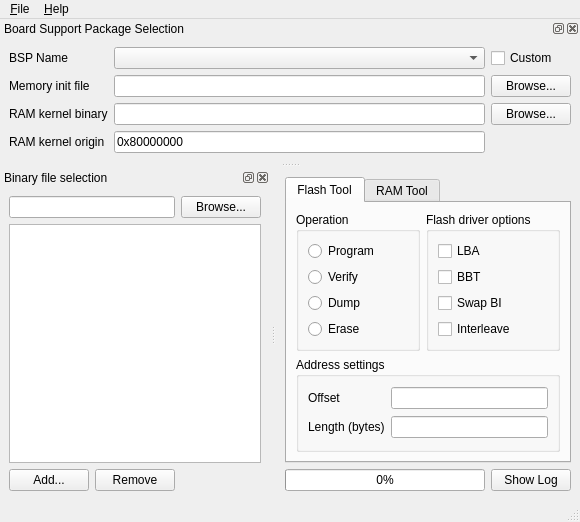
<?xml version="1.0" encoding="UTF-8"?>
<ui version="4.0">
 <class>MainWindow</class>
 <widget class="QMainWindow" name="MainWindow">
  <property name="geometry">
   <rect>
    <x>0</x>
    <y>0</y>
    <width>580</width>
    <height>516</height>
   </rect>
  </property>
  <property name="windowTitle">
   <string>MX Toolkit UI</string>
  </property>
  <property name="dockNestingEnabled">
   <bool>false</bool>
  </property>
  <property name="dockOptions">
   <set>QMainWindow::AllowTabbedDocks|QMainWindow::AnimatedDocks</set>
  </property>
  <widget class="QWidget" name="centralwidget">
   <layout class="QGridLayout" name="gridLayout_2">
    <item row="0" column="0" colspan="2">
     <widget class="QTabWidget" name="tabWidget">
      <property name="sizePolicy">
       <sizepolicy hsizetype="Preferred" vsizetype="Preferred">
        <horstretch>0</horstretch>
        <verstretch>0</verstretch>
       </sizepolicy>
      </property>
      <property name="currentIndex">
       <number>0</number>
      </property>
      <widget class="QWidget" name="tab_2">
       <attribute name="title">
        <string>Flash Tool</string>
       </attribute>
       <layout class="QGridLayout" name="gridLayout_4">
        <item row="0" column="0">
         <widget class="QGroupBox" name="groupBox_5">
          <property name="sizePolicy">
           <sizepolicy hsizetype="Preferred" vsizetype="Maximum">
            <horstretch>0</horstretch>
            <verstretch>0</verstretch>
           </sizepolicy>
          </property>
          <property name="title">
           <string>Operation</string>
          </property>
          <layout class="QVBoxLayout" name="verticalLayout_7">
           <item>
            <widget class="QRadioButton" name="program_radio_button">
             <property name="text">
              <string>Program</string>
             </property>
            </widget>
           </item>
           <item>
            <widget class="QRadioButton" name="verify_radio_button">
             <property name="text">
              <string>Verify</string>
             </property>
            </widget>
           </item>
           <item>
            <widget class="QRadioButton" name="dump_radio_button">
             <property name="text">
              <string>Dump</string>
             </property>
            </widget>
           </item>
           <item>
            <widget class="QRadioButton" name="erase_radio_button">
             <property name="text">
              <string>Erase</string>
             </property>
            </widget>
           </item>
          </layout>
         </widget>
        </item>
        <item row="1" column="0" colspan="2">
         <widget class="QGroupBox" name="groupBox_7">
          <property name="title">
           <string>Address settings</string>
          </property>
          <layout class="QGridLayout" name="gridLayout_5">
           <item row="0" column="0">
            <widget class="QLabel" name="label_4">
             <property name="text">
              <string>Offset</string>
             </property>
            </widget>
           </item>
           <item row="0" column="1">
            <widget class="QLineEdit" name="operation_address_lineedit">
             <property name="alignment">
              <set>Qt::AlignLeading|Qt::AlignLeft|Qt::AlignTop</set>
             </property>
            </widget>
           </item>
           <item row="1" column="0">
            <widget class="QLabel" name="label_5">
             <property name="text">
              <string>Length (bytes)</string>
             </property>
            </widget>
           </item>
           <item row="1" column="1">
            <widget class="QLineEdit" name="operation_length_lineedit">
             <property name="alignment">
              <set>Qt::AlignLeading|Qt::AlignLeft|Qt::AlignTop</set>
             </property>
            </widget>
           </item>
          </layout>
         </widget>
        </item>
        <item row="0" column="1">
         <widget class="QGroupBox" name="groupBox_4">
          <property name="sizePolicy">
           <sizepolicy hsizetype="Preferred" vsizetype="Maximum">
            <horstretch>0</horstretch>
            <verstretch>0</verstretch>
           </sizepolicy>
          </property>
          <property name="title">
           <string>Flash driver options</string>
          </property>
          <property name="alignment">
           <set>Qt::AlignLeading|Qt::AlignLeft|Qt::AlignTop</set>
          </property>
          <layout class="QVBoxLayout" name="verticalLayout_6">
           <item>
            <widget class="QCheckBox" name="flash_lba_checkbox">
             <property name="text">
              <string>LBA</string>
             </property>
            </widget>
           </item>
           <item>
            <widget class="QCheckBox" name="flash_bbt_checkbox">
             <property name="text">
              <string>BBT</string>
             </property>
            </widget>
           </item>
           <item>
            <widget class="QCheckBox" name="flash_swap_bi_checkbox">
             <property name="text">
              <string>Swap BI</string>
             </property>
            </widget>
           </item>
           <item>
            <widget class="QCheckBox" name="flash_interleave_checkbox">
             <property name="text">
              <string>Interleave</string>
             </property>
            </widget>
           </item>
          </layout>
         </widget>
        </item>
       </layout>
      </widget>
      <widget class="QWidget" name="tab">
       <property name="cursor">
        <cursorShape>ArrowCursor</cursorShape>
       </property>
       <attribute name="title">
        <string>RAM Tool</string>
       </attribute>
       <layout class="QGridLayout" name="gridLayout_7">
        <item row="1" column="0" colspan="2">
         <widget class="QGroupBox" name="groupBox_10">
          <property name="title">
           <string>Address settings</string>
          </property>
          <layout class="QGridLayout" name="gridLayout_6">
           <item row="0" column="0">
            <widget class="QLabel" name="label_7">
             <property name="text">
              <string>Start address</string>
             </property>
            </widget>
           </item>
           <item row="0" column="1">
            <widget class="QLineEdit" name="memory_operation_address_lineedit">
             <property name="alignment">
              <set>Qt::AlignLeading|Qt::AlignLeft|Qt::AlignTop</set>
             </property>
            </widget>
           </item>
           <item row="1" column="1">
            <widget class="QLineEdit" name="memory_operation_length_lineedit">
             <property name="alignment">
              <set>Qt::AlignLeading|Qt::AlignLeft|Qt::AlignTop</set>
             </property>
            </widget>
           </item>
           <item row="1" column="0">
            <widget class="QLabel" name="label_8">
             <property name="text">
              <string>Test length (bytes)</string>
             </property>
            </widget>
           </item>
          </layout>
         </widget>
        </item>
        <item row="0" column="0" colspan="2">
         <widget class="QGroupBox" name="groupBox_8">
          <property name="sizePolicy">
           <sizepolicy hsizetype="Preferred" vsizetype="Maximum">
            <horstretch>0</horstretch>
            <verstretch>0</verstretch>
           </sizepolicy>
          </property>
          <property name="title">
           <string>Operation</string>
          </property>
          <layout class="QVBoxLayout" name="verticalLayout_8">
           <item>
            <widget class="QRadioButton" name="ram_write_file_radio_button">
             <property name="text">
              <string>Write file to memory</string>
             </property>
            </widget>
           </item>
           <item>
            <widget class="QRadioButton" name="ram_execute_app_radio_button">
             <property name="text">
              <string>Write application and execute</string>
             </property>
            </widget>
           </item>
           <item>
            <widget class="QRadioButton" name="ram_memory_test_button">
             <property name="text">
              <string>Memory test</string>
             </property>
            </widget>
           </item>
          </layout>
         </widget>
        </item>
        <item row="2" column="0">
         <widget class="QPushButton" name="ram_tool_go_button">
          <property name="sizePolicy">
           <sizepolicy hsizetype="Maximum" vsizetype="Fixed">
            <horstretch>0</horstretch>
            <verstretch>0</verstretch>
           </sizepolicy>
          </property>
          <property name="text">
           <string>Go</string>
          </property>
         </widget>
        </item>
       </layout>
      </widget>
     </widget>
    </item>
    <item row="1" column="0">
     <widget class="QProgressBar" name="operation_progress_bar">
      <property name="value">
       <number>0</number>
      </property>
     </widget>
    </item>
    <item row="1" column="1">
     <widget class="QPushButton" name="show_log_button">
      <property name="text">
       <string>Show Log</string>
      </property>
     </widget>
    </item>
   </layout>
  </widget>
  <widget class="QMenuBar" name="menubar">
   <property name="geometry">
    <rect>
     <x>0</x>
     <y>0</y>
     <width>580</width>
     <height>21</height>
    </rect>
   </property>
   <widget class="QMenu" name="menuFile">
    <property name="title">
     <string>&amp;File</string>
    </property>
    <addaction name="action_exit"/>
   </widget>
   <widget class="QMenu" name="menu_Help">
    <property name="title">
     <string>&amp;Help</string>
    </property>
    <addaction name="action_about"/>
   </widget>
   <addaction name="menuFile"/>
   <addaction name="menu_Help"/>
  </widget>
  <widget class="QStatusBar" name="statusbar"/>
  <widget class="QDockWidget" name="dockWidget">
   <property name="windowTitle">
    <string>Board Support Package Selection</string>
   </property>
   <attribute name="dockWidgetArea">
    <number>4</number>
   </attribute>
   <widget class="QWidget" name="dockWidgetContents_3">
    <layout class="QGridLayout" name="gridLayout">
     <item row="0" column="0">
      <widget class="QLabel" name="label_6">
       <property name="text">
        <string>BSP Name</string>
       </property>
      </widget>
     </item>
     <item row="0" column="1">
      <widget class="QComboBox" name="bsp_select_combobox"/>
     </item>
     <item row="0" column="2">
      <widget class="QCheckBox" name="bsp_custom_checkbox">
       <property name="text">
        <string>Custom</string>
       </property>
      </widget>
     </item>
     <item row="1" column="0">
      <widget class="QLabel" name="label">
       <property name="text">
        <string>Memory init file</string>
       </property>
      </widget>
     </item>
     <item row="1" column="1">
      <widget class="QLineEdit" name="memory_init_lineedit"/>
     </item>
     <item row="1" column="2">
      <widget class="QPushButton" name="memory_init_browse_button">
       <property name="text">
        <string>Browse...</string>
       </property>
      </widget>
     </item>
     <item row="2" column="0">
      <widget class="QLabel" name="label_2">
       <property name="text">
        <string>RAM kernel binary</string>
       </property>
      </widget>
     </item>
     <item row="2" column="1">
      <widget class="QLineEdit" name="ram_kernel_binary_lineedit"/>
     </item>
     <item row="2" column="2">
      <widget class="QPushButton" name="ram_kernel_browse_button">
       <property name="text">
        <string>Browse...</string>
       </property>
      </widget>
     </item>
     <item row="3" column="0">
      <widget class="QLabel" name="label_3">
       <property name="text">
        <string>RAM kernel origin</string>
       </property>
      </widget>
     </item>
     <item row="3" column="1">
      <widget class="QLineEdit" name="ram_kernel_origin_lineedit">
       <property name="text">
        <string>0x80000000</string>
       </property>
      </widget>
     </item>
    </layout>
   </widget>
  </widget>
  <widget class="QDockWidget" name="dockWidget_2">
   <property name="windowTitle">
    <string>Binary file selection</string>
   </property>
   <attribute name="dockWidgetArea">
    <number>1</number>
   </attribute>
   <widget class="QWidget" name="dockWidgetContents_4">
    <layout class="QGridLayout" name="gridLayout_8">
     <item row="0" column="0" colspan="2">
      <widget class="QLineEdit" name="binary_file_lineedit">
       <property name="sizePolicy">
        <sizepolicy hsizetype="Minimum" vsizetype="Fixed">
         <horstretch>0</horstretch>
         <verstretch>0</verstretch>
        </sizepolicy>
       </property>
      </widget>
     </item>
     <item row="0" column="2">
      <widget class="QPushButton" name="binary_file_browse_button">
       <property name="sizePolicy">
        <sizepolicy hsizetype="Maximum" vsizetype="Fixed">
         <horstretch>0</horstretch>
         <verstretch>0</verstretch>
        </sizepolicy>
       </property>
       <property name="text">
        <string>Browse...</string>
       </property>
      </widget>
     </item>
     <item row="1" column="0" colspan="3">
      <widget class="QTableView" name="binary_file_history_tableview"/>
     </item>
     <item row="2" column="0">
      <widget class="QPushButton" name="binary_file_table_add_button">
       <property name="sizePolicy">
        <sizepolicy hsizetype="Maximum" vsizetype="Fixed">
         <horstretch>0</horstretch>
         <verstretch>0</verstretch>
        </sizepolicy>
       </property>
       <property name="text">
        <string>Add...</string>
       </property>
      </widget>
     </item>
     <item row="2" column="1">
      <widget class="QPushButton" name="binary_file_table_remove_button">
       <property name="sizePolicy">
        <sizepolicy hsizetype="Maximum" vsizetype="Fixed">
         <horstretch>0</horstretch>
         <verstretch>0</verstretch>
        </sizepolicy>
       </property>
       <property name="text">
        <string>Remove</string>
       </property>
      </widget>
     </item>
    </layout>
   </widget>
  </widget>
  <action name="action_exit">
   <property name="text">
    <string>&amp;Exit</string>
   </property>
  </action>
  <action name="action_about">
   <property name="text">
    <string>&amp;About...</string>
   </property>
  </action>
 </widget>
 <resources/>
 <connections/>
</ui>
